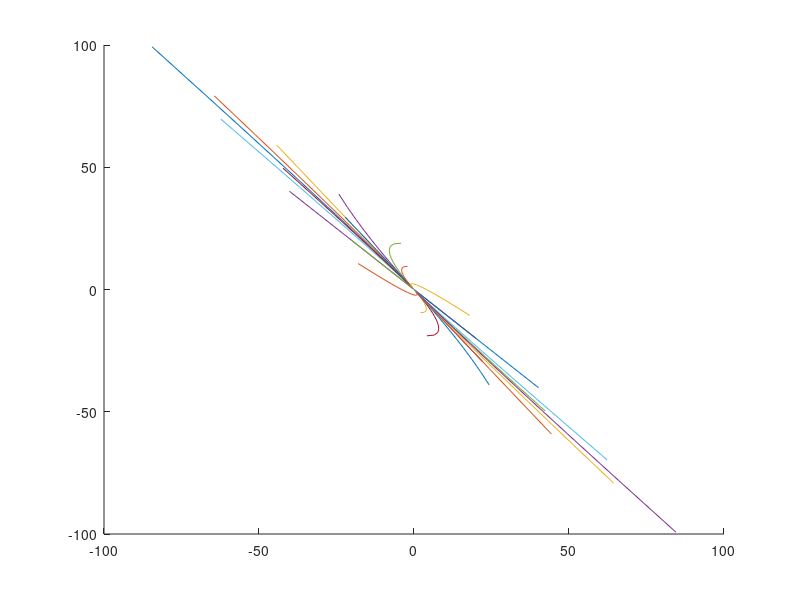

Write the MATLAB code that produced this figure.
clear all
clc
t = [-1:0.1:1];
c1=[-2:1:2];
c2 = [-2:1:2];
figure(1);
hold on
for i=c1
  for j=c2
    y1 = 3*i*exp(2*t)+j*exp(3*t);
    y2 = -4*i*exp(2*t)-j*exp(3*t);
    plot(y1,y2);
  endfor
endfor
hold off

